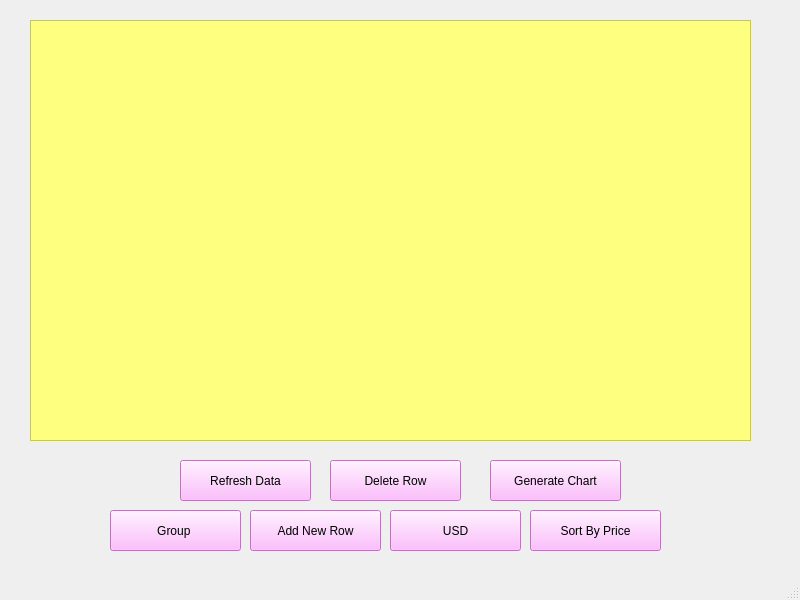
<?xml version="1.0" encoding="UTF-8"?>
<ui version="4.0">
 <class>MainWindow</class>
 <widget class="QMainWindow" name="MainWindow">
  <property name="geometry">
   <rect>
    <x>0</x>
    <y>0</y>
    <width>800</width>
    <height>600</height>
   </rect>
  </property>
  <property name="windowTitle">
   <string>Võ Bích Ngọc K23111406</string>
  </property>
  <widget class="QWidget" name="centralwidget">
   <widget class="QTableWidget" name="tableWidget">
    <property name="geometry">
     <rect>
      <x>30</x>
      <y>20</y>
      <width>721</width>
      <height>421</height>
     </rect>
    </property>
    <property name="styleSheet">
     <string notr="true">color: rgb(170, 0, 0);
font: 14pt &quot;MS Shell Dlg 2&quot;;
background-color: rgb(255, 255, 127);</string>
    </property>
   </widget>
   <widget class="QPushButton" name="pushButtonRefresh">
    <property name="geometry">
     <rect>
      <x>180</x>
      <y>460</y>
      <width>131</width>
      <height>41</height>
     </rect>
    </property>
    <property name="styleSheet">
     <string notr="true">color: rgb(0, 0, 0);
font: 75 14pt &quot;MS Shell Dlg 2&quot;;
background-color: rgb(255, 170, 255);</string>
    </property>
    <property name="text">
     <string>Refresh Data</string>
    </property>
   </widget>
   <widget class="QPushButton" name="pushButtonAdd">
    <property name="geometry">
     <rect>
      <x>250</x>
      <y>510</y>
      <width>131</width>
      <height>41</height>
     </rect>
    </property>
    <property name="styleSheet">
     <string notr="true">color: rgb(0, 0, 0);
font: 75 14pt &quot;MS Shell Dlg 2&quot;;
background-color: rgb(255, 170, 255);</string>
    </property>
    <property name="text">
     <string>Add New Row</string>
    </property>
   </widget>
   <widget class="QPushButton" name="pushButtonDelete">
    <property name="geometry">
     <rect>
      <x>330</x>
      <y>460</y>
      <width>131</width>
      <height>41</height>
     </rect>
    </property>
    <property name="styleSheet">
     <string notr="true">color: rgb(0, 0, 0);
font: 75 14pt &quot;MS Shell Dlg 2&quot;;
background-color: rgb(255, 170, 255);</string>
    </property>
    <property name="text">
     <string>Delete Row</string>
    </property>
   </widget>
   <widget class="QPushButton" name="pushButtonSort">
    <property name="geometry">
     <rect>
      <x>530</x>
      <y>510</y>
      <width>131</width>
      <height>41</height>
     </rect>
    </property>
    <property name="styleSheet">
     <string notr="true">color: rgb(0, 0, 0);
font: 75 14pt &quot;MS Shell Dlg 2&quot;;
background-color: rgb(255, 170, 255);</string>
    </property>
    <property name="text">
     <string>Sort By Price</string>
    </property>
   </widget>
   <widget class="QPushButton" name="pushButtonGenerate">
    <property name="geometry">
     <rect>
      <x>490</x>
      <y>460</y>
      <width>131</width>
      <height>41</height>
     </rect>
    </property>
    <property name="styleSheet">
     <string notr="true">color: rgb(0, 0, 0);
font: 75 14pt &quot;MS Shell Dlg 2&quot;;
background-color: rgb(255, 170, 255);</string>
    </property>
    <property name="text">
     <string>Generate Chart</string>
    </property>
   </widget>
   <widget class="QPushButton" name="pushButtonAddUSD">
    <property name="geometry">
     <rect>
      <x>390</x>
      <y>510</y>
      <width>131</width>
      <height>41</height>
     </rect>
    </property>
    <property name="styleSheet">
     <string notr="true">color: rgb(0, 0, 0);
font: 75 14pt &quot;MS Shell Dlg 2&quot;;
background-color: rgb(255, 170, 255);</string>
    </property>
    <property name="text">
     <string>USD</string>
    </property>
   </widget>
   <widget class="QPushButton" name="pushButtonGbyG">
    <property name="geometry">
     <rect>
      <x>110</x>
      <y>510</y>
      <width>131</width>
      <height>41</height>
     </rect>
    </property>
    <property name="styleSheet">
     <string notr="true">color: rgb(0, 0, 0);
font: 75 14pt &quot;MS Shell Dlg 2&quot;;
background-color: rgb(255, 170, 255);</string>
    </property>
    <property name="text">
     <string>Group </string>
    </property>
   </widget>
  </widget>
  <widget class="QMenuBar" name="menubar">
   <property name="geometry">
    <rect>
     <x>0</x>
     <y>0</y>
     <width>800</width>
     <height>21</height>
    </rect>
   </property>
  </widget>
  <widget class="QStatusBar" name="statusbar"/>
 </widget>
 <resources/>
 <connections/>
</ui>
